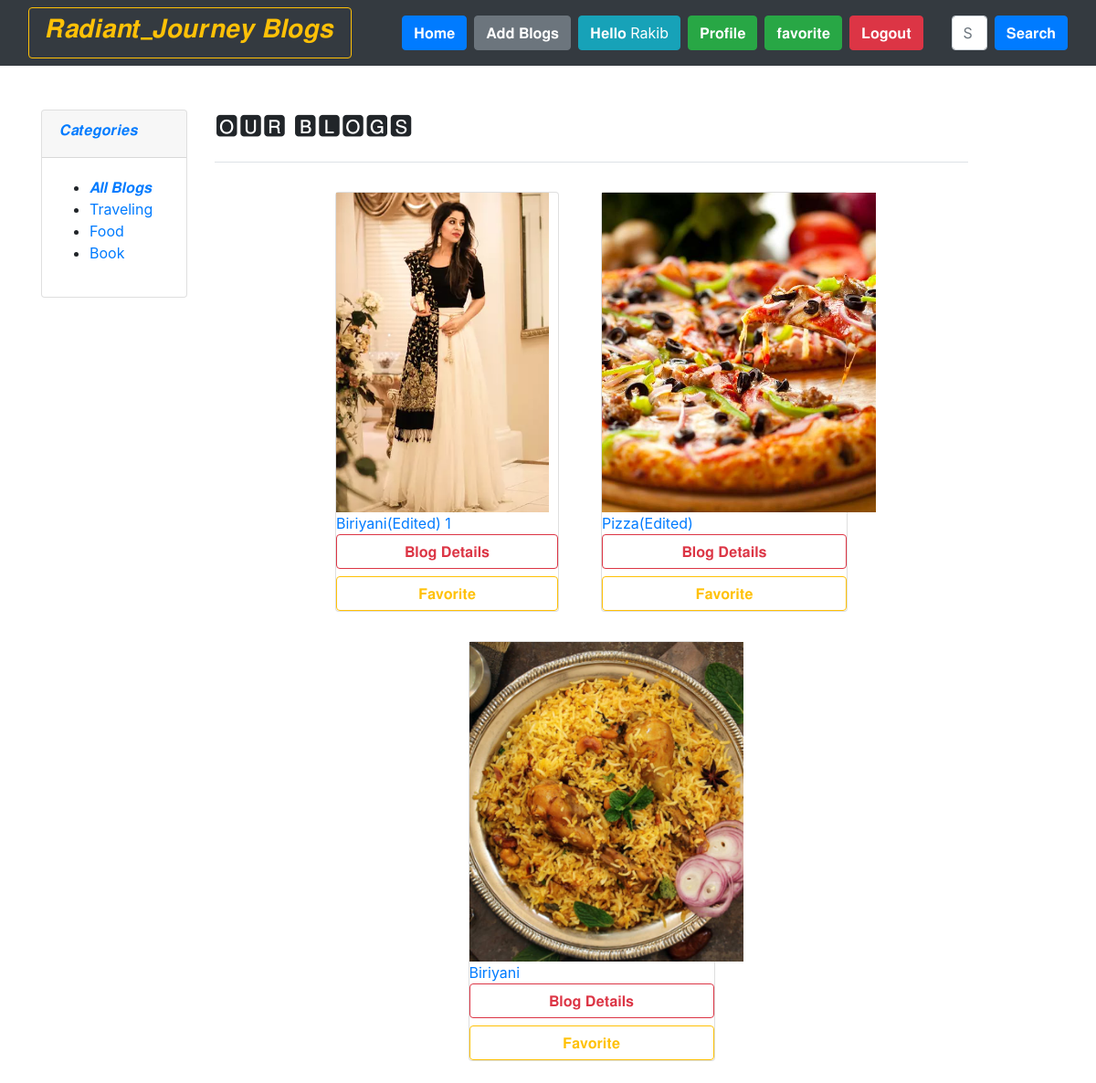
The page /cat_wise_blog/food/ (signed in) on the database its author committed.
### home/models.py (models this page shows, shortened)
class Category(models.Model):
    category_name=models.CharField(max_length=50,unique=True)
    slug=models.SlugField(max_length=100,unique=True)

class BlogPost(models.Model):
    title=models.CharField(max_length=255)
    author= models.ForeignKey(User, on_delete=models.CASCADE)
    slug=models.CharField(max_length=130)
    content=models.TextField()
    image = models.ImageField(upload_to="profile_pics", blank=True, null=True)
    dateTime=models.DateTimeField(auto_now_add=True)
    category=models.ForeignKey(Category,on_delete=models.CASCADE)
    def __str__(self):
        return str(self.author) +  " Blog Title: " + self.title

### home/views.py (the view)
# urls.py: path("", views.blogs, name="blogs"),
def blogs(request, slug=None):
    categories = None
    posts = BlogPost.objects.all().order_by('-dateTime')
    print("In blogs")
    if not request.user.is_authenticated:
        return redirect('login')
    if slug:
        categories = get_object_or_404(Category, slug=slug)
        posts = posts.filter(category=categories).order_by('-dateTime')
        print(posts)
    categories = Category.objects.all()
    favorite_blogs = Favorite.objects.filter(user=request.user).values_list('blog', flat=True)
    return render(request, "blog.html", {'posts': posts,
                                         'favorite_blogs': favorite_blogs,
                                         'categories': categories
                                         })

### home/templates/blog.html (shortened to what this page needs)
{% extends 'base.html' %}
{% block body %}
<section class="section-content padding-y">
  <div class="container">
    <div class="row">
      <aside class="col-md-2">
        <div class="card">
          <article class="filter-group">
            <header class="card-header">
              <a href="#" data-toggle="collapse" data-target="#collapse_1" aria-expanded="true" class="">
                <h6 class="title">𝑪𝒂𝒕𝒆𝒈𝒐𝒓𝒊𝒆𝒔</h6>
              </a>
            </header>
            <div class="filter-content collapse show" id="collapse_1" style="">
              <div class="card-body">
                <ul class="list-menu">
                  <li><a href="{% url 'blogs' %}">𝑨𝒍𝒍 𝑩𝒍𝒐𝒈𝒔 </a></li>
                  {% for cat in categories %}
                      <li>
                          <a href="{% url 'cat_wise_blog' slug=cat.slug %}">{{cat.category_name}}</a>
                      </li>
                  {% endfor %}
              </ul>
              </div>
            </div>
          </article>
        </div>
      </aside>
      <main class="col-md-9">
        <header class="border-bottom mb-4 pb-3">
          <div class="form-inline">
            <span class="mr-md-auto"><b></b> <h3>🅾🆄🆁 🅱🅻🅾🅶🆂</h3></span>
          </div>
        </header>
        <div style=" " class="row mx-auto justify-content-center">
          {% if posts %}
          {% for blog in posts %}
            <div style="max-width:300px; " class="col-lg-4  m-2">
              <figure class="card card-product-grid">
                <div class="img-wrap">
                  <a href="#"><img style="max-width:300px; height:350px; object-fit:cover;" src="{{ blog.image.url }}" /></a>
                </div>
                <figcaption class="info-wrap">
                  <div class="fix-height">
                    <a href="{% url 'blog_details' blog_id=blog.id %}" class="title">{{blog.title}}</a>
                  </div>
                  <a class="btn btn-outline-danger btn-block" href="{% url 'blog_details' blog_id=blog.id %}">𝐁𝐥𝐨𝐠 𝐃𝐞𝐭𝐚𝐢𝐥𝐬</a>
                  <a class="btn btn-outline-warning btn-block" href="{% url 'save_favorite' blog_id=blog.id %}">𝐅𝐚𝐯𝐨𝐫𝐢𝐭𝐞</a>
                </figcaption>
              </figure>
            </div>
          {% endfor %}
          {% else %}
          <div>
            <h2>No result found. Please try again.</h2>
          </div>
          {% endif %}
        </div>
{% endblock %}

### home/templates/base.html (shortened to what this page needs)
<!doctype html>
<html lang="en">
  <head>
    <link href="//maxcdn.bootstrapcdn.com/bootstrap/4.1.1/css/bootstrap.min.css" rel="stylesheet" id="bootstrap-css">
    <link href="https://cdn.jsdelivr.net/npm/bootstrap@5.0.2/dist/css/bootstrap.min.css" rel="stylesheet">
    <link rel="stylesheet" href="https://maxcdn.bootstrapcdn.com/bootstrap/4.0.0/css/bootstrap.min.css">
  </head>
  <body>
    <nav class="navbar navbar-expand-lg navbar-dark bg-dark sticky-top">
        <div class="container-fluid">
          <a style="text-align:center;width: 40%;margin: auto;" class="btn btn-outline-warning me-4" href="#"><h3>𝑹𝒂𝒅𝒊𝒂𝒏𝒕_𝑱𝒐𝒖𝒓𝒏𝒆𝒚 𝑩𝒍𝒐𝒈𝒔</h3></a>
          <div class="collapse navbar-collapse" id="navbarSupportedContent">
          <div class="container mx-3">
            <ul class="navbar-nav me-auto mb-2 mb-lg-0">
              <li class="nav-item">
                <a class="btn btn-primary me-2" aria-current="page" href="/">𝐇𝐨𝐦𝐞</a>
              </li>
              {% if user.is_authenticated %}
              <li class="nav-item">
                <a class="btn btn-secondary me-2 " href="/add_blogs/">𝐀𝐝𝐝 𝐁𝐥𝐨𝐠𝐬</a>
              </li>
              <li class="nav-item">
                <a class="btn btn-info me-2" href="#">𝐇𝐞𝐥𝐥𝐨 {{request.user}}</a>
              </li>
              <li class="nav-item">
                <a class="btn btn-success me-2" href="/profile/">𝐏𝐫𝐨𝐟𝐢𝐥𝐞</a>
              </li>
              <li class="nav-item">
                <a class="btn btn-success me-2" href="/favorite/">𝐟𝐚𝐯𝐨𝐫𝐢𝐭𝐞</a>
              </li>
              <li class="nav-item">
                <a class="btn btn-danger"href="/logout/">𝐋𝐨𝐠𝐨𝐮𝐭</a>
              </li>
              {% endif %}
            </ul>
            </div>
            <form class="d-flex" method="POST" action="/search/"> {% csrf_token %}
              <input class="form-control me-2" type="search" placeholder="Search" name="searched" id="searched" aria-label="Search">
              <button href="/search/" class="btn btn-primary" type="submit">𝐒𝐞𝐚𝐫𝐜𝐡</button>
            </form>
          </div>
        </div>
      </nav>
      {% block body %}
      {% endblock %}
</body>
</html>

### rows shown on the page
Category: category_name "Traveling"
Category: category_name "Food"
Category: category_name "Book"
BlogPost: image (picture), title "Biriyani(Edited) 1"
BlogPost: image (picture), title "Pizza(Edited)"
BlogPost: image (picture), title "Biriyani"

### other values the page prints
{{ request.user }} "Rakib"
